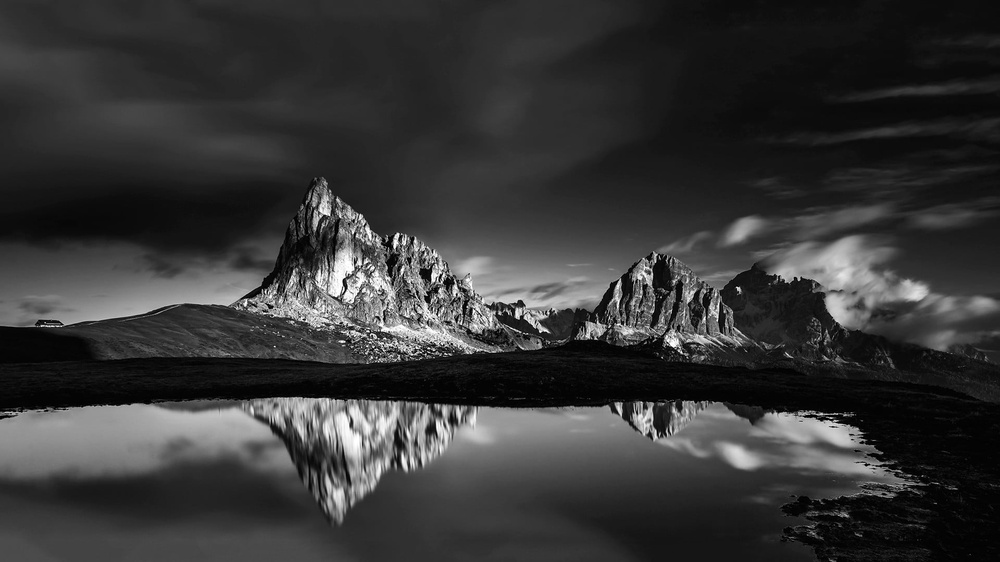
%> input picture Grey-input-1920.jpg, 1000 x 562 px, shrunk from 1920 x 1080 before the run
$ octave imgCompGrey.m   (GNU Octave 9; MATLAB toolbox functions it lacks are replaced by stand-ins)
%> lines starting %> are read from the running program, lines starting %| are printed output that depends on the picture
%> further down, original_image is the input picture: size 562x1000x3 uint8; min 0, max 255, mean 54.5
### pSkel.m
function [C,M, R] = pSkel(A, k, epsilon)
%> called with k = 256, epsilon = 1e-06
    % Step 1: Choose k columns randomly from the matrix A
    J = randperm(size(A, 2), k);
    C = A(:, J);
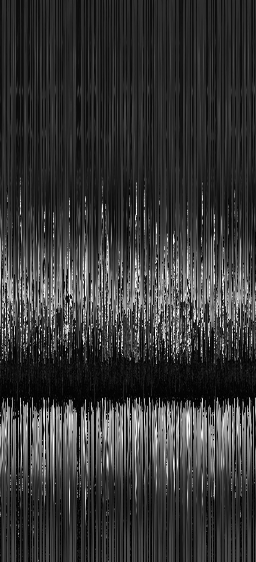
%> C: size 562x256 double; min 0, max 255, mean 54.6

    % Step 2: Use maxvol procedure on C to get k row indices I
    ind = maxvol2(C);
    R = A(ind, :);

    % Step 3: Apply SVD to the matrix M
    M = A(ind, J);
    [U_M, S_M, V_M] = svd(M);

    % Step 4: Fix epsilon and find r singular values satisfying the condition
    r = sum(diag(S_M) > epsilon);

    % Step 5: Truncate matrices U_M, V_M, and S_M
    U_r = U_M(:, 1:r);
    V_r = V_M(:, 1:r);
    S_r = S_M(1:r, 1:r);

    % Step 6: Find the pseudoinverse of M
    tol =  1.882938e-13;
    M_pseudo_inv = pinv(M, tol);

    % Step 7: Alternate
    M= M_pseudo_inv;
end

### maxvol2.m
function [ind]=maxvol2(a)
    [n,r]=size(a);
%> n = 562; r = 256

    for i=1:n
        p(i)=i;
    end
%> after the loop, p = 562 values from 1 to 562

    %Initialize
    %[l,u,p]=lu(a,'vector');
    ind = p(1:r);
%> ind = 256 values from 1 to 256
    b = a(p,:);
    sbm = a(ind,:);
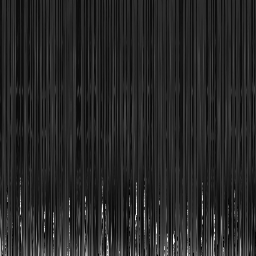
%> sbm: size 256x256 double; min 0, max 254, mean 38.7
    z = b(r+1:n,:)*inv(sbm);
    %Start iterations
    niters = 20;
    gm = 2;
    eps = 1e-06; %Stopping accuracy
    iter = 0;

    while (iter <= niters);
        [mx,pv] = max((abs(z))');
        [mx0,pv0] = max(mx);
        if ( mx0 <= 1 + eps )
            break;
        end
        %Swap i0-th row with j0-th row
        i0 = pv0;
        j0 = pv(i0);
        i = p(i0+r);
        p(i0+r) = p(j0);
        p(j0) = i;
        bb = z(:,j0);
        bb(i0) = bb(i0)+1;
        cc = z(i0,:);
        cc(j0) = cc(j0)-1;
        z = z-bb*cc./z(i0,j0);
        iter = iter+1;
        ind = p(1:r);
        %fprintf('%e, %e \n',abs(det(b(ind,:))),abs(det(b(ind,:))*mx0))
        %fprintf('log(det): %f\n',log(abs(det(b(ind,:)))));
        %please check consistency
    end
%> this loop made 21 passes
%> (mx0, pv0, i0, j0, i) on passes 1 to 12: (376, 93, 93, 5, 349), (279.1, 76, 76, 108, 332), (242.7, 159, 159, 170, 415), (217, 50, 50, 111, 306), (206.3, 88, 88, 15, 344), (140.2, 96, 96, 10, 352), (145.9, 48, 48, 158, 304), (121.9, 69, 69, 61, 325), (111.6, 79, 79, 156, 335), (106.3, 74, 74, 32, 330), (113.9, 163, 163, 118, 419), (105.5, 36, 36, 58, 292)
%> after the loop, bb = 306 values, max 57.4 at index 60, min -91.8 at index 23, mean -4.46; cc = 256 values, max 64.37 at index 45, min -93.8 at index 46, mean 0.00414; iter = 21; p = 562 values, max 562 at index 562, min 1 at index 1, mean 281.5
    return
end

### imgCompGrey.m
% Step 1: Read the image
original_image = imread('Grey-input-1920.jpg'); % Replace 'your_image.jpg' with the actual image file

% Step 2: Convert to grayscale if needed
if size(original_image, 3) == 3
    gray_image = rgb2gray(original_image);
else
    gray_image = original_image;
end

% Step 3: Convert to double precision
image_matrix = double(gray_image);

% Set parameters for pseudoskeleton/skeleton decomposition
k = 256;  % Number of columns to choose
epsilon = 1e-6;  % Threshold for singular values

% Step 4: Apply pseudoskeleton/skeleton decomposition
[C,M, R] = pSkel(image_matrix, k, epsilon);
%> in pSkel, `ind = maxvol2(C);`: ind = 256 values, max 419 at index 118, min 1 at index 1, mean 149.7
%> in pSkel, `R = A(ind, :);`:
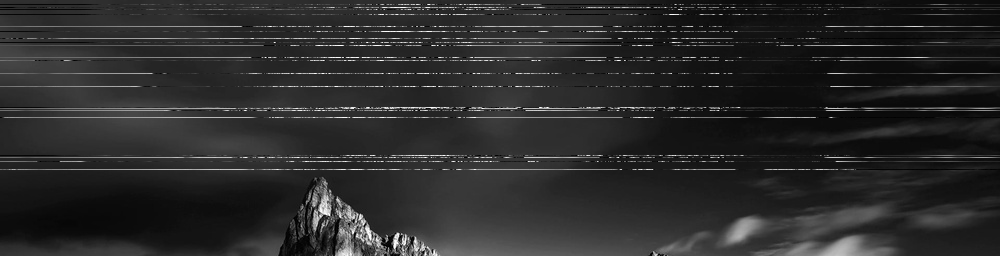
%> R: size 256x1000 double; min 0, max 255, mean 42.8
%> in pSkel, `M = A(ind, J);`:
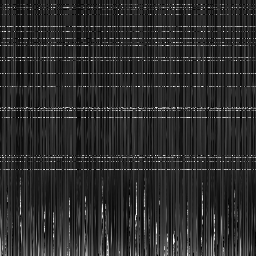
%> M: size 256x256 double; min 0, max 255, mean 43.1
%> in pSkel, `r = sum(diag(S_M) > epsilon);`: r = 256
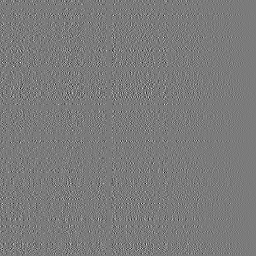
%> M: size 256x256 double; min -0.316, max 0.336, mean 3.09e-07; drawn with min black and max white

% Step 5: Reconstruct the compressed image matrix
compressed_image_matrix = C * M * R;

% Step 6: Display the original and compressed images
figure;

subplot(1, 2, 1);
imshow(uint8(image_matrix), []);
title('Original Image');

subplot(1, 2, 2);
imshow(uint8(compressed_image_matrix), []);
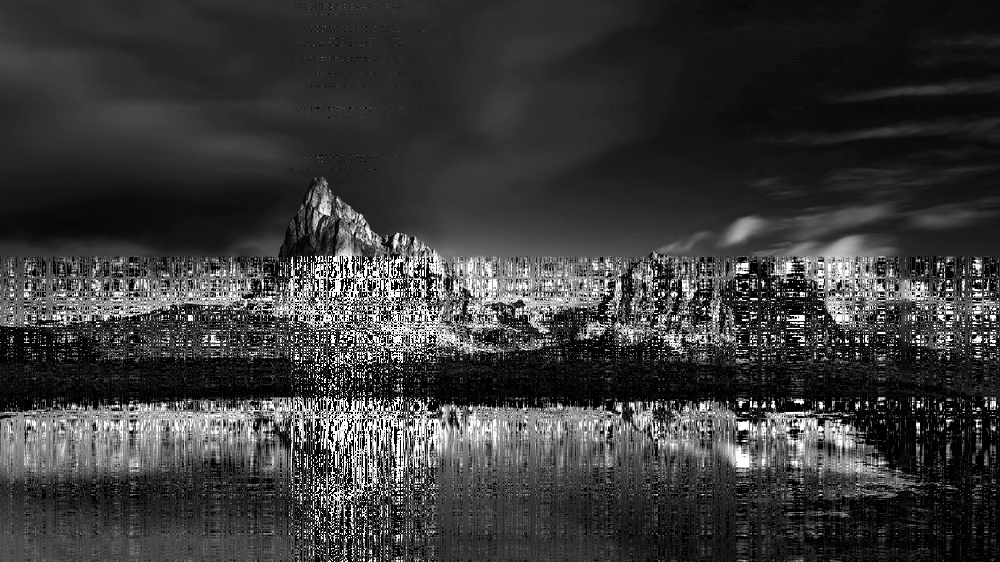
%> displayed picture: size 562x1000, on the screen's scale of 0 to 255; min 0, max 255, mean 57.3
title('Compressed Image');

% Step 7: Save the compressed image if needed
imwrite(uint8(compressed_image_matrix), 'Grey-compress-pSkel-256.jpg');

%img src = Unsplash
